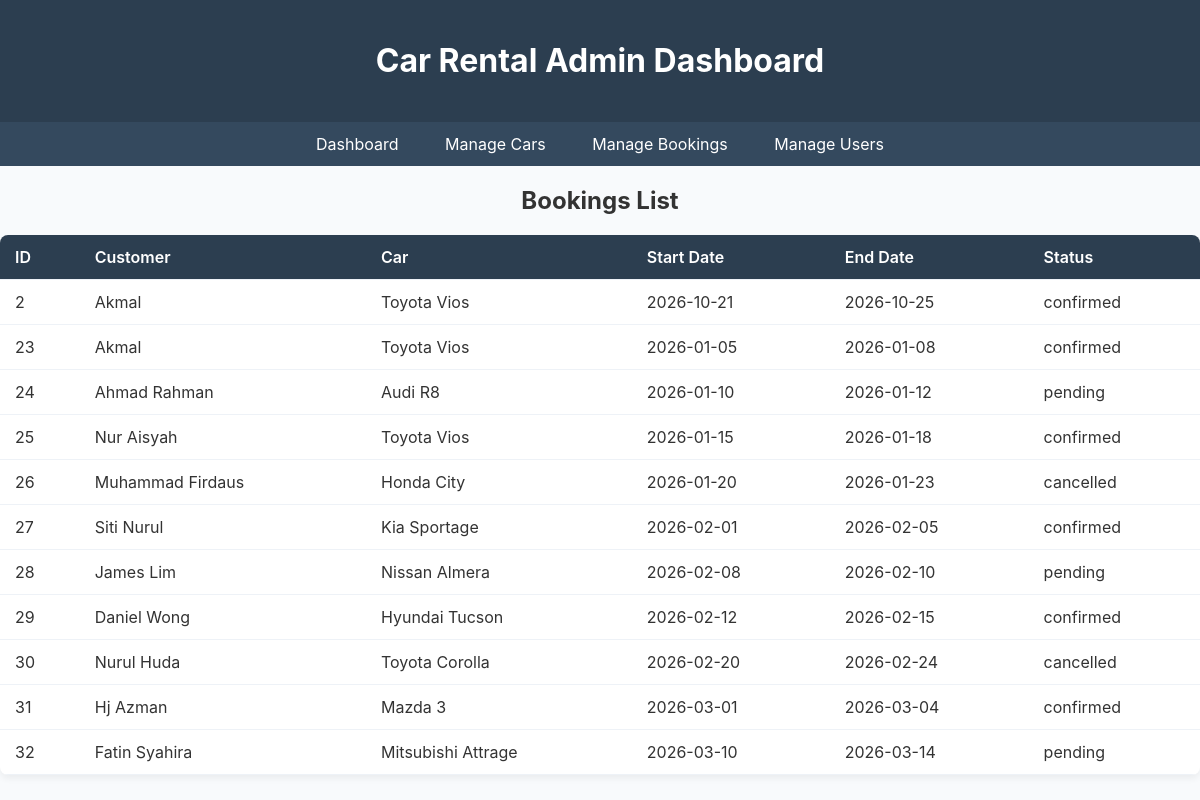
Page /manage_bookings.php (signed in) on the committed database.
### tables this page shows
CREATE TABLE `bookings` (
  `id` int(11) NOT NULL,
  `user_id` int(11) NOT NULL,
  `car_id` int(11) NOT NULL,
  `start_date` date NOT NULL,
  `end_date` date NOT NULL,
  `status` enum('pending','confirmed','cancelled') DEFAULT 'pending'
);

CREATE TABLE `users` (
  `id` int(11) NOT NULL,
  `name` varchar(100) DEFAULT NULL,
  `email` varchar(100) DEFAULT NULL
);

CREATE TABLE `cars` (
  `id` int(11) NOT NULL,
  `model` varchar(100) NOT NULL,
  `plate` varchar(20) NOT NULL,
  `year` int(11) DEFAULT NULL,
  `status` enum('available','rented','maintenance') DEFAULT 'available',
  `image` varchar(255) DEFAULT 'default-car.jpg'
);

### manage_bookings.php (the view, shortened to what this page needs)
<?php
$servername = "localhost";
$username = "root";
$password = "";
$dbname = "carrental";
$conn = new mysqli($servername, $username, $password, $dbname);
$sql = "SELECT b.id, u.name AS customer, c.model AS car, b.start_date, b.end_date, b.status
        FROM bookings b
        JOIN users u ON b.user_id = u.id
        JOIN cars c ON b.car_id = c.id";
$result = $conn->query($sql);
?>
<!DOCTYPE html?
<html lang="en">
<head>
    <link rel="stylesheet" href="style.css">
</head>
<body>
    <header>
        <h1>Car Rental Admin Dashboard</h1>
    </header>
    <nav>
        <a href="dashboard.php">Dashboard</a>
        <a href="manage_cars.php">Manage Cars</a>
        <a href="manage_bookings.php">Manage Bookings</a>
        <a href="manage_users.php">Manage Users</a>
    </nav>
    <h2 style="text-align:center;">Bookings List</h2>
    <table>
        <tr>
            <th>ID</th>
            <th>Customer</th>
            <th>Car</th>
            <th>Start Date</th>
            <th>End Date</th>
            <th>Status</th>
        </tr>
        <?php
        if ($result->num_rows > 0) {
            while($row = $result->fetch_assoc()) {
                echo "<tr>
                        <td>".$row['id']."</td>
                        <td>".$row['customer']."</td>
                        <td>".$row['car']."</td>
                        <td>".$row['start_date']."</td>
                        <td>".$row['end_date']."</td>
                        <td>".$row['status']."</td>
                      </tr>";
            }
        } else {
            echo "<tr><td colspan='6'>No bookings found</td></tr>";
        }
        ?>
    </table>
</body>
</html>

### style.css (style rules this page uses)
body { background-color: #f8fafc; color: #333; font-family: 'Inter', sans-serif; margin: 0; padding: 0; }
header { background-color: #2c3e50; color: white; padding: 20px; text-align: center; }
nav { background-color: #34495e; padding: 12px; text-align: center; }
nav a { color: white; text-decoration: none; margin: 0 5px; padding: 8px 16px; border-radius: 4px; transition: background-color 0.3s, color 0.3s; }
button, nav a { transition: background-color 0.3s, color 0.3s; }
table { width: 100%; border-collapse: collapse; margin-top: 20px; background: white; border-radius: 8px; overflow: hidden; box-shadow: 0 4px 6px rgba(0, 0, 0, 0.05); }
th, td { padding: 12px 15px; text-align: left; border-bottom: 1px solid #eef2f7; }
th { background-color: #2c3e50; color: white; font-weight: 600; }
tr { transition: background-color 0.3s ease; }

### rows in the picture
bookings: id "2", user.name "Akmal", car.model "Toyota Vios", start_date "2026-10-21", end_date "2026-10-25", status "confirmed"
bookings: id "23", user.name "Akmal", car.model "Toyota Vios", start_date "2026-01-05", end_date "2026-01-08", status "confirmed"
bookings: id "24", user.name "Ahmad Rahman", car.model "Audi R8", start_date "2026-01-10", end_date "2026-01-12", status "pending"
bookings: id "25", user.name "Nur Aisyah", car.model "Toyota Vios", start_date "2026-01-15", end_date "2026-01-18", status "confirmed"
bookings: id "26", user.name "Muhammad Firdaus", car.model "Honda City", start_date "2026-01-20", end_date "2026-01-23", status "cancelled"
bookings: id "27", user.name "Siti Nurul", car.model "Kia Sportage", start_date "2026-02-01", end_date "2026-02-05", status "confirmed"
bookings: id "28", user.name "James Lim", car.model "Nissan Almera", start_date "2026-02-08", end_date "2026-02-10", status "pending"
bookings: id "29", user.name "Daniel Wong", car.model "Hyundai Tucson", start_date "2026-02-12", end_date "2026-02-15", status "confirmed"
bookings: id "30", user.name "Nurul Huda", car.model "Toyota Corolla", start_date "2026-02-20", end_date "2026-02-24", status "cancelled"
bookings: id "31", user.name "Hj Azman", car.model "Mazda 3", start_date "2026-03-01", end_date "2026-03-04", status "confirmed"
bookings: id "32", user.name "Fatin Syahira", car.model "Mitsubishi Attrage", start_date "2026-03-10", end_date "2026-03-14", status "pending"
